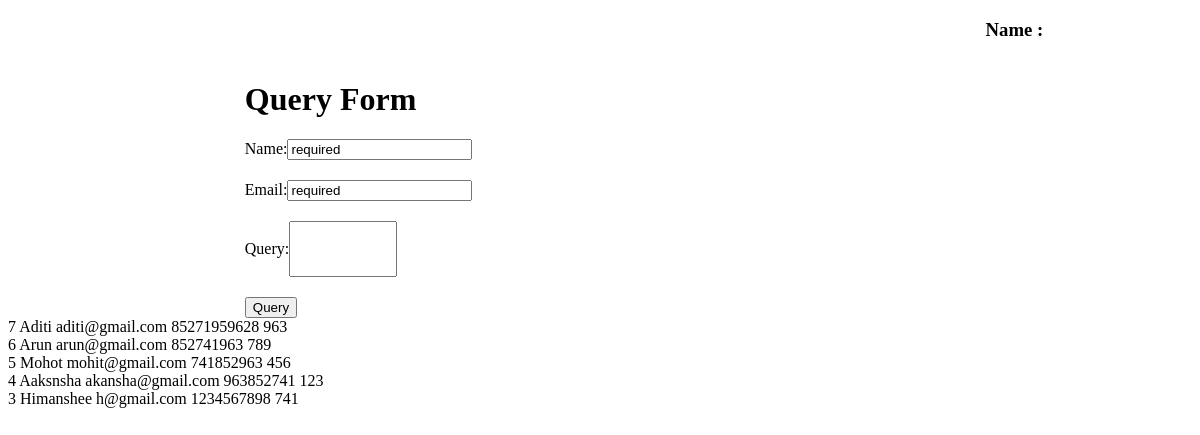
Page /slice/ on the earlier database version.
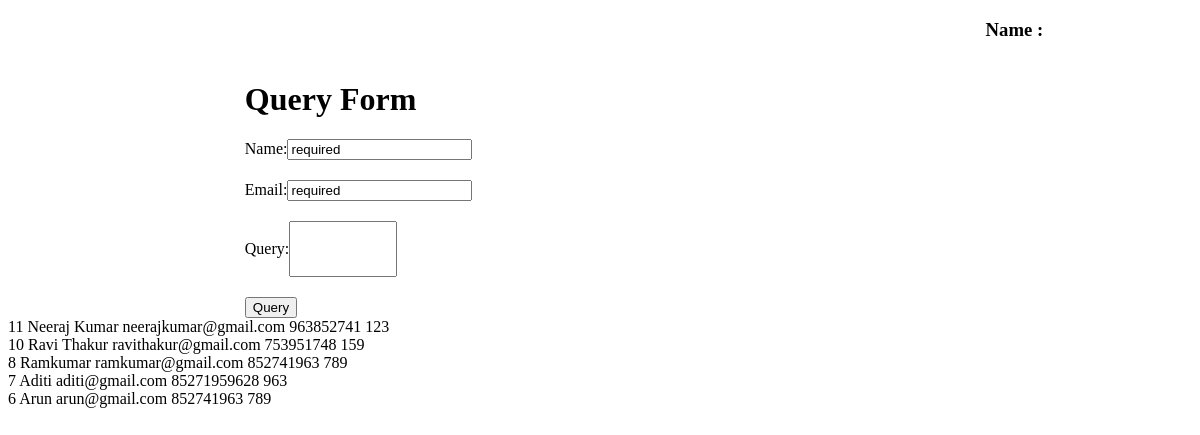
Same page on the later database version.
### app/models.py (models this page shows)
class Student(models.Model):
    stu_name=models.CharField(max_length=50)
    stu_email=models.EmailField()
    stu_contact=models.IntegerField()
    stu_password=models.CharField(max_length=25)
    def __str__(self):
       return self.stu_name

### app/views.py (the view)
# urls.py: path('slice/', views.slice, name='slice'),
def slice(request):
    data=(Student.objects.all().order_by('-id')[:5])
    print(data)
    return render (request, 'dashboard.html', {'data':data})

### app/templates/dashboard.html (shortened to what this page needs)
<!DOCTYPE html>
<html lang="en">
<head>
</head>
<body>
    <nav>
        <div>
            <h3 style="margin-left: 70%;" align="center">Name : {{nm}}</h3>
        </div>
    </nav>
    <div style="display: flex;">
        <div style="margin-left: 20%;">
            <h1>Query Form</h1>
            <form  action="{% url 'query' %}" method="post">
                Name:<input style="margin-bottom: 20px;" type="text" name="name" readonly="readonly" value={{nm}} required /> <br>
                Email:<input style="margin-bottom: 20px;" type="email" readonly="readonly" name="email" value={{em}} required /> <br>
                Query:<input style="margin-bottom: 20px;width: 100px; height: 50px;" type="text"  name="query" required /> <br>
                <button>Query</button>
            </form>
        </div>
    </div>
    {% for i in data %}
    {{i.id}}
    {{i.stu_name}}
    {{i.stu_email}}
    {{i.stu_contact}}
    {{i.stu_password}}
    <br/>
    {% endfor %}
</body>
</html>

Differences in the rows shown:
no longer on this page (row unchanged): Student: id "5", stu_name "Mohot", stu_email "mohit@gmail.com", stu_contact "741852963", stu_password "456"
no longer on this page (row unchanged): Student: id "4", stu_name "Aaksnsha", stu_email "akansha@gmail.com", stu_contact "963852741", stu_password "123"
no longer on this page (row unchanged): Student: id "3", stu_name "Himanshee", stu_email "h@gmail.com", stu_contact "1234567898", stu_password "741"
added Student: id "11", stu_name "Neeraj Kumar", stu_email "neerajkumar@gmail.com", stu_contact "963852741", stu_password "123"
added Student: id "10", stu_name "Ravi Thakur", stu_email "ravithakur@gmail.com", stu_contact "753951748", stu_password "159"
added Student: id "8", stu_name "Ramkumar", stu_email "ramkumar@gmail.com", stu_contact "852741963", stu_password "789"
